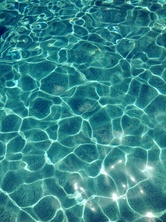
#> input picture images/resource/7_task/water.jpg, 166 x 222 px, shrunk from 1950 x 2600 before the run
$ python task7.py
#> lines starting #> are read from the running program, lines starting #| are printed output that depends on the picture
### utils.py
"""
Модуль содержить различные вспомогательные функции общего назначения
"""
from PIL import Image
import numpy as np
import time


def picture_to_array(image_path):
    """
    Получает матрицу пикселей из изображения по пути
    :param image_path: путь к исходному изображению
    :return: матрица пикселей
    """
#> called with image_path = 'images/resource/7_task/water.jpg'
    img = Image.open(image_path)
#> img is the input picture: PIL image 166x222 RGB; mean R, G, B 50.1, 133.8, 137.4
    img.load()
    return np.array(img)


def array_to_picture(pix, image_path):
    """
    Сохраняет матрицу пикселей как изображение по пути
    :param pix: матрица пикселей
    :param image_path: путь к новому изображению
    :return: void
    """
    img = Image.fromarray(pix)
    img.save(image_path)


def timeit(method):
    def timed(*args, **kw):
        ts = time.time()
        result = method(*args, **kw)
        te = time.time()
        if 'log_time' in kw:
            name = kw.get('log_name', method.__name__.upper())
            kw['log_time'][name] = int((te - ts) * 1000)
        else:
            print('%r %2.2f ms' % (method.__name__ + args.__str__(), (te - ts) * 1000))
        return result
    return timed


# [11 lines left out: function pix_invert, not called in this run]

### modules/semitone.py
import numpy as np


def semitone(pix_array):
    height, width, _ = pix_array.shape
#> height = 222; width = 166
    pix_new = np.empty([height, width]).astype(np.uint8)

    for x in range(0, height):
        for y in range(0, width):
            pix_new[x][y] = np.mean(pix_array[x][y])

    return pix_new

### modules/texture_analysis.py
import numpy as np
import math


def get_co_occurrence_matrix(pix):
    d = 3
    angles = [0.25 * math.pi, 0.75 * math.pi, 1.25 * math.pi, 1.75 * math.pi]

    height, width = pix.shape
#> height = 222; width = 166
    p = np.zeros([256, 256]).astype(np.uint)

    for x in range(0, width):
        for y in range(0, height):
            for a in angles:
                dx = d * round(math.cos(a))
                dy = d * round(math.sin(a))
                _x = x + dx
                _y = y + dy
                if (0 <= _x < width) and (0 <= _y < height):
                    i, j = pix[y][x], pix[_y][_x]
                    p[i][j] = p[i][j] + 1

    return p


def norm_matrix(pix):
    height, width = pix.shape
#> height = 256; width = 256

    result = np.empty([height, width]).astype(np.uint8)
    max_value = np.max(pix)
#> max_value = 65

    for x in range(0, height):
        for y in range(0, width):
            result[x, y] = round(pix[x][y] / max_value * 255)

    return result


def av(matrix, axis=0):
#> called with axis = 0
    result = 0
    size = matrix.shape[0]
#> size = 256
    for i in range(0, size):
        p = 0
        for j in range(0, size):
            p += matrix[i][j] if axis == 0 else matrix[j][i]
        result += i * p
#> after the loop, result = 60233064

    return result / (size**2)


def dispersion(matrix, axis=0):
    dis = 0
    m = av(matrix, axis)
#> m = 919.1
    size = matrix.shape[0]
#> size = 256

    if axis == 0:
        for i in range(0, size):
            p = 0
            for j in range(0, size):
                p += matrix[i][j]
            dis += p * (i - m)**2
#> this loop made 256 passes
#> dis on passes 1 to 3: 0, 0, 0
#> after the loop, dis = 3.71e+11
    else:
        for i in range(0, size):
            p = 0
            for j in range(0, size):
                p += matrix[j][i]
            dis += p * (i - m)**2

    return dis

### task7.py
import modules.texture_analysis as t
import utils as u
import modules.semitone as semitone

IMAGES_RESOURCE = "images/resource/7_task/"
IMAGES_RESULT = "images/result/7_task/"


def save_to_txt(dis_i, dis_j, path):
    file = open(path, "a")
    file.truncate(0)
    file.write("dis_i=" + str(dis_i) + "\n")
    file.write("dis_j=" + str(dis_j) + "\n")
    file.close()


@u.timeit
def texture(sample_path, result_path):
    pix = u.picture_to_array(IMAGES_RESOURCE + sample_path)
    pix_semitone = semitone.semitone(pix)
    u.array_to_picture(pix_semitone, IMAGES_RESULT + result_path + "semitone.png")

    co_occurrence_matrix = t.get_co_occurrence_matrix(pix_semitone)
    spread_image = t.norm_matrix(co_occurrence_matrix)

    dis_i = t.dispersion(spread_image, 0)
#> dis_i = 3.71e+11
    dis_j = t.dispersion(spread_image, 1)
#> the loop in dispersion (call 2), `for i in range(0, size):` made 256 passes
#> dis_j = 3.71e+11
    save_to_txt(dis_i, dis_j, IMAGES_RESULT + result_path + "features.txt")

    u.array_to_picture(spread_image, IMAGES_RESULT + result_path + "visualized.png")


texture("water.jpg", "water/")
texture("grass.jpg", "grass/")
#> call 2 of picture_to_array, with image_path = 'images/resource/7_task/grass.jpg'
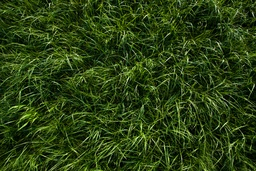
#> input picture images/resource/7_task/grass.jpg, 256 x 171 px, shrunk from 3000 x 2000 before the run
#> in picture_to_array, img is the input picture: PIL image 256x171 RGB; mean R, G, B 43.1, 64.6, 20.1
#> after the loop in semitone (call 2), `for x in range(0, height):`:
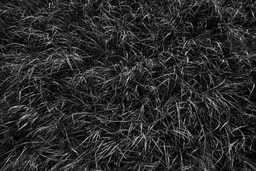
#> pix_new: shape (171, 256); min 1, max 210, mean 42.2
texture("metal.jpg", "metal/")
#> call 3 of picture_to_array, with image_path = 'images/resource/7_task/metal.jpg'
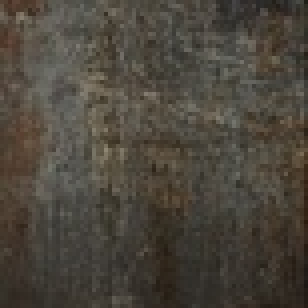
#> input picture images/resource/7_task/metal.jpg, 77 x 77 px, shrunk from 903 x 900 before the run (shown 4 times larger)
#> in picture_to_array, img is the input picture: PIL image 77x77 RGB; mean R, G, B 75.7, 69.9, 60.3
#> after the loop in get_co_occurrence_matrix (call 3), `for x in range(0, width):`:
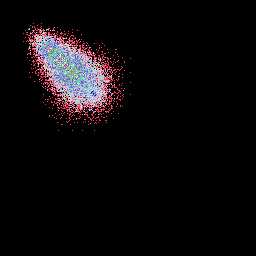
#> p: shape (256, 256) uint64; 28 distinct labels, from 0 to 34; one colour per label, 0 black
texture("rust.jpg", "rust/")
#> call 4 of picture_to_array, with image_path = 'images/resource/7_task/rust.jpg'
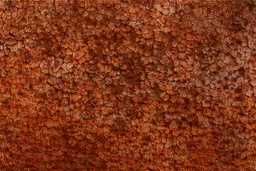
#> input picture images/resource/7_task/rust.jpg, 256 x 171 px, shrunk from 3000 x 2000 before the run
#> in picture_to_array, img is the input picture: PIL image 256x171 RGB; mean R, G, B 129.1, 54.2, 26
#> after the loop in semitone (call 4), `for x in range(0, height):`:
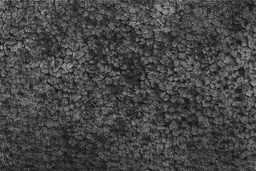
#> pix_new: shape (171, 256); min 17, max 175, mean 69.4
#> after the loop in get_co_occurrence_matrix (call 4), `for x in range(0, width):`:
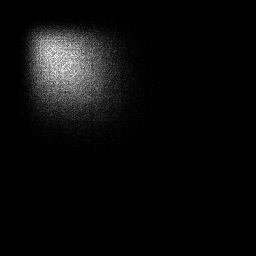
#> p: shape (256, 256) uint64; min 0, max 62, mean 2.6; drawn with min black and max white
#> (the run stopped early here; a loop or call above may not have finished)
